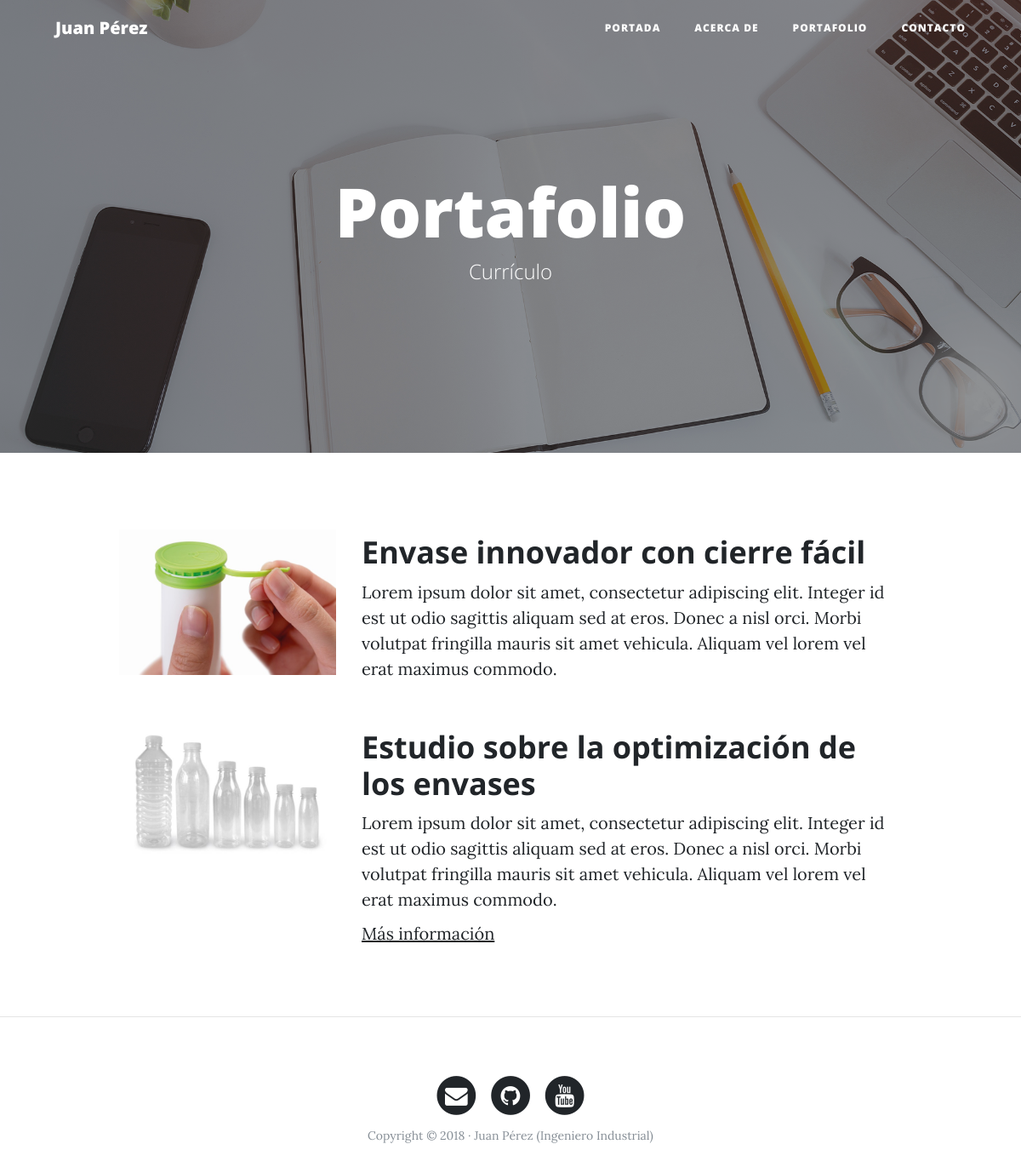
The page /portfolio/ on the database its author committed.
### portfolio/models.py (models this page shows, shortened)
class Project(models.Model):
    title = models.CharField(max_length=200, verbose_name='Título')
    description = models.TextField(verbose_name='Descripción')
    image = models.ImageField(verbose_name='Imagen', upload_to='projects')
    url = models.URLField(verbose_name='Dirección Web', null=True, blank=True)
    created = models.DateTimeField(auto_now_add=True, verbose_name='Fecha de creación')
    updated = models.DateTimeField(auto_now=True, verbose_name='Fecha de edición')
    class Meta:
        verbose_name = 'proyecto'
        verbose_name_plural = 'proyectos'
        ordering = ['-created']

### portfolio/views.py (the view)
# urls.py: path('', views.portfolio, name='portfolio'),
def portfolio(request):
    projects = Project.objects.all()
    return render(request, 'portfolio/portfolio.html', {'projects': projects})

### portfolio/templates/portfolio/portfolio.html (shortened to what this page needs)
{% extends 'core/base.html' %}
{% load static %}
{% block background %}{% static 'core/img/portfolio-bg.jpg' %}{% endblock %}
{% block headers %}
    <h1>Portafolio</h1>
    <span class="subheading">Currículo</span>
{% endblock %}
{% block content %}
<div class="container">
    {% for project in projects %}
        <div class="row project">
            <div class="col-lg-3 col-md-4 offset-lg-1">
                <img class="img-fluid" src="{{ project.image.url }}" alt="">
            </div>
            <div class="col-lg-7 col-md-8">
                <h2 class="section-heading title">{{ project.title }}</h2>
                <p>{{ project.description }}</p>
                {% if project.url %}
                    <p><a href="{{ project.url }}">Más información</a></p>
                {% endif %}
            </div>
        </div>
    {% endfor %}
</div>
{% endblock %}

### core/templates/core/base.html (shortened to what this page needs)
<!DOCTYPE html>
<html lang="es">
  <head>
    {% load static %}
    <link href="{% static 'core/vendor/bootstrap/css/bootstrap.min.css' %}" rel="stylesheet">
    <link href="{% static 'core/vendor/font-awesome/css/font-awesome.min.css' %}" rel="stylesheet" type="text/css">
    <link href="{% static 'core/css/clean-blog.min.css' %}" rel="stylesheet">
  </head>
  <body>
    <nav class="navbar navbar-expand-lg navbar-light fixed-top" id="mainNav">
      <div class="container">
        <a class="navbar-brand" href="{% url 'home' %}">Juan Pérez</a>
        <div class="collapse navbar-collapse" id="navbarResponsive">
          <ul class="navbar-nav ml-auto">
            <li class="nav-item">
              <a class="nav-link" href="{% url 'home' %}">Portada</a>
            </li>
            <li class="nav-item">
              <a class="nav-link" href="{% url 'about' %}">Acerca de</a>
            </li>
            <li class="nav-item">
              <a class="nav-link" href="{% url 'portfolio' %}">Portafolio</a>
            </li>
            <li class="nav-item">
              <a class="nav-link" href="{% url 'contact' %}">Contacto</a>
            </li>
          </ul>
        </div>
      </div>
    </nav>
    <header class="masthead" style="background-image: url('{% block background %}{% endblock %}')">
      <div class="overlay"></div>
      <div class="container">
        <div class="row">
          <div class="col-lg-8 col-md-10 mx-auto">
            <div class="site-heading">
              {% block headers %}{% endblock %}
            </div>
          </div>
        </div>
      </div>
    </header>
    {% block content %}{% endblock %}
    {% if request.path != '/' %}<hr>{% endif %}
    <footer>
      <div class="container">
        <div class="row">
          <div class="col-lg-8 col-md-10 mx-auto">
            <ul class="list-inline text-center">
              <li class="list-inline-item">
                <a href="#">
                  <span class="fa-stack fa-lg">
                    <i class="fa fa-circle fa-stack-2x"></i>
                    <i class="fa fa-envelope fa-stack-1x fa-inverse"></i>
                  </span>
                </a>
              </li>
              <li class="list-inline-item">
                <a href="#">
                  <span class="fa-stack fa-lg">
                    <i class="fa fa-circle fa-stack-2x"></i>
                    <i class="fa fa-github fa-stack-1x fa-inverse"></i>
                  </span>
                </a>
              </li>
              <li class="list-inline-item">
                <a href="#">
                  <span class="fa-stack fa-lg">
                    <i class="fa fa-circle fa-stack-2x"></i>
                    <i class="fa fa-youtube fa-stack-1x fa-inverse"></i>
                  </span>
                </a>
              </li>
            </ul>
            <p class="copyright text-muted">Copyright &copy; 2018 · Juan Pérez (Ingeniero Industrial) </p>
          </div>
        </div>
      </div>
    </footer>
  </body>
</html>

### rows shown on the page
Project: image (picture), title "Envase innovador con cierre fácil", description "Lorem ipsum dolor sit amet, consectetur adipiscing elit. Integer id est ut odio sagittis aliquam sed at eros. Donec a nisl orci. Morbi volutpat fringilla mauris sit amet vehicula. Aliquam vel lorem vel erat maximus commodo."
Project: image (picture), title "Estudio sobre la optimización de los envases", description "Lorem ipsum dolor sit amet, consectetur adipiscing elit. Integer id est ut odio sagittis aliquam sed at eros. Donec a nisl orci. Morbi volutpat fringilla mauris sit amet vehicula. Aliquam vel lorem vel erat maximus commodo."
